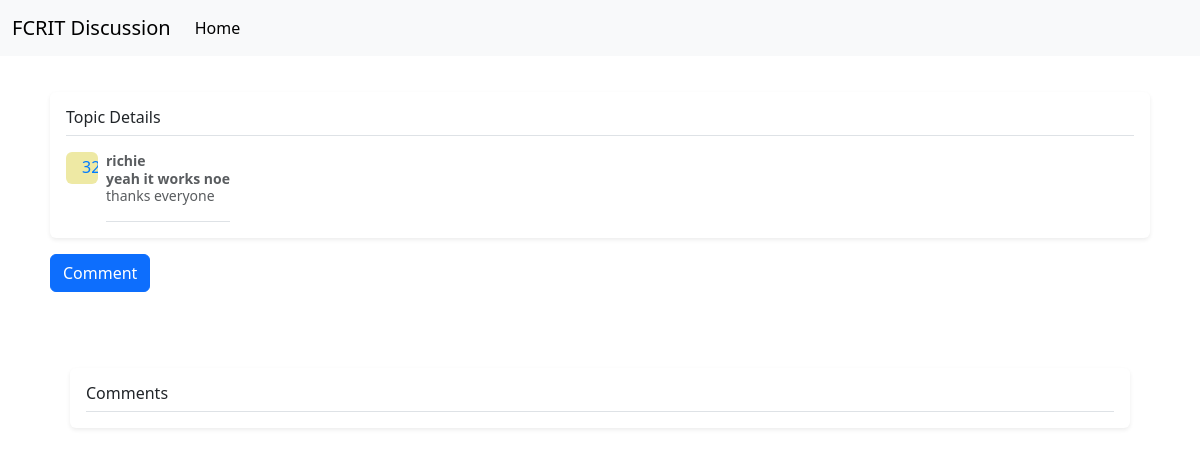
Screenshot of /topic/2 (signed in) with the database file from the repository.
### main.py (models this page shows)
class Topic(db.Model):
    id = db.Column(db.Integer, primary_key=True)
    user_name =db.Column(db.String)
    title = db.Column(db.String, unique=True, nullable=False)
    des = db.Column(db.String)
    color=db.Column(db.String)

### main.py (the view, shortened to what this page needs)
@app.route("/topic/<int:id>", methods=["GET", "POST"])
def topic(id):
    topic = Topic.query.get_or_404(id)
    user_id = session['user_id']
    comments = Comment.query.filter_by(topicId=id).all()
    return render_template("topic.html", topic=topic, comments=comments,user_id=user_id)

### templates/topic.html (shortened to what this page needs)
<!doctype html>
<html lang="en">
<head>
    <link href="https://cdn.jsdelivr.net/npm/bootstrap@5.3.3/dist/css/bootstrap.min.css" rel="stylesheet">
</head>
<body>
  <nav class="navbar navbar-expand-lg bg-body-tertiary">
    <div class="container-fluid">
      <a class="navbar-brand" href="#">FCRIT Discussion</a>
      <div class="collapse navbar-collapse" id="navbarSupportedContent">
        <ul class="navbar-nav me-auto mb-2 mb-lg-0">
          <li class="nav-item">
            <a class="nav-link active" aria-current="page" href="#">Home</a>
          </li>
        </ul>
      </div>
    </div>
  </nav>
  <div class="container" style="padding: 20px;">
  <div class="my-3 p-3 bg-body rounded shadow-sm">
    <h6 class="border-bottom pb-2 mb-0">Topic Details</h6>
    <div class="d-flex text-body-secondary pt-3">
      <svg class="bd-placeholder-img flex-shrink-0 me-2 rounded" width="32" height="32" xmlns="http://www.w3.org/2000/svg" role="img" aria-label="Placeholder: 32x32" preserveAspectRatio="xMidYMid slice" focusable="false">
        <title>Placeholder</title>
        <rect width="100%" height="100%" fill="{{ topic.color }}"></rect>
        <text x="50%" y="50%" fill="#007bff" dy=".3em">32x32</text>
      </svg>
      <p class="pb-3 mb-0 small lh-sm border-bottom">
        <strong class="d-block text-gray-dark">{{ topic.user_name }}</strong>
        <strong class="d-block text-gray-dark">{{ topic.title }}</strong>
        {{ topic.des }}
      </p>
    </div>
  </div>
  <button class="btn btn-primary" id="toggleAddTopicForm">Comment</button>
</div>
<div class="container" style="padding: 20px;">
<div class="container" style="padding: 20px;">
  <div class="my-3 p-3 bg-body rounded shadow-sm">
    <h6 class="border-bottom pb-2 mb-0">Comments</h6>
  </div>
</div>
</div>
</body>
</html>

### rows the page displays
Topic: user_name "richie", title "yeah it works noe", des "thanks everyone"
